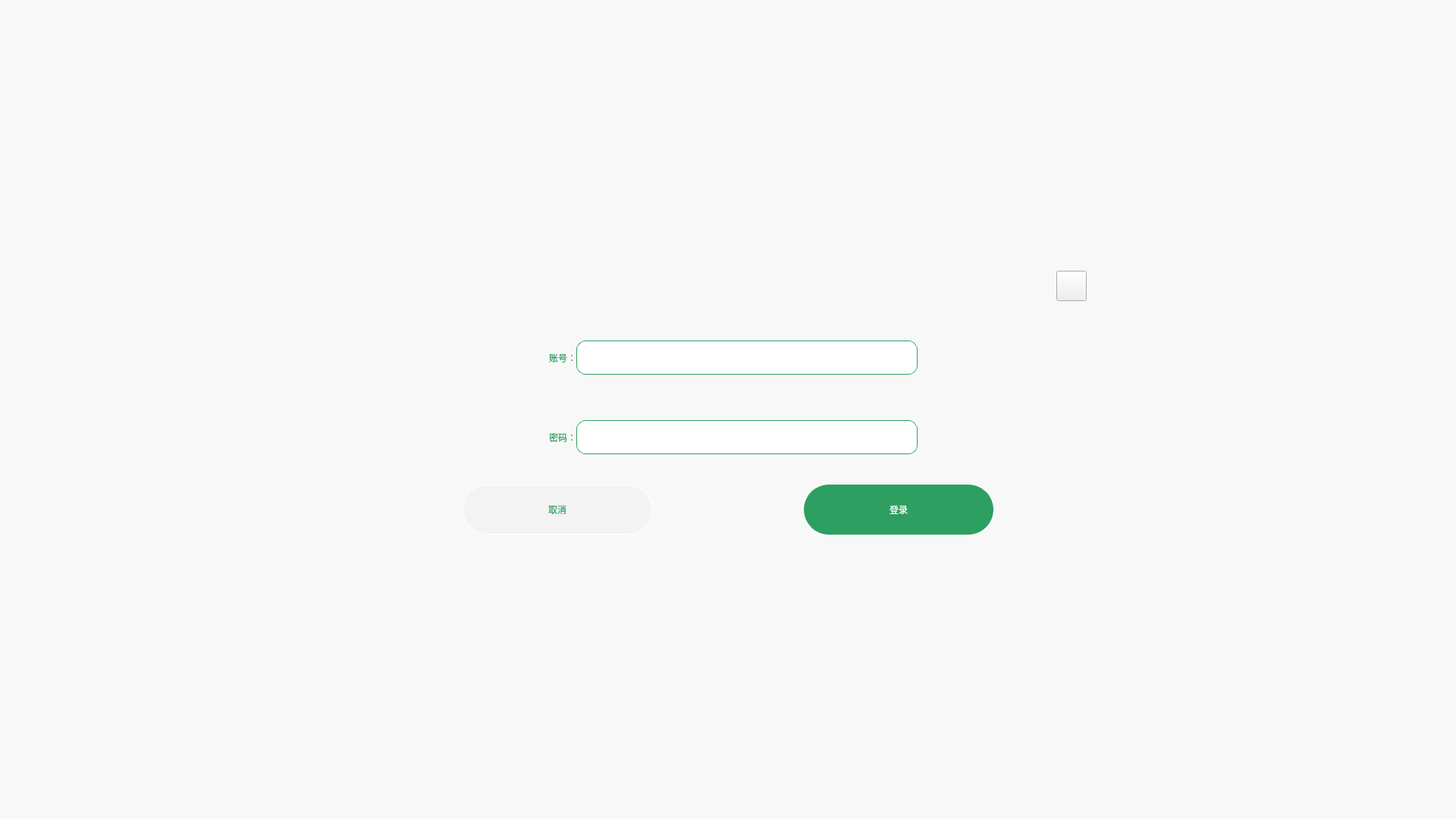
<?xml version="1.0" encoding="UTF-8"?>
<ui version="4.0">
 <class>Form</class>
 <widget class="QWidget" name="Form">
  <property name="geometry">
   <rect>
    <x>0</x>
    <y>0</y>
    <width>1920</width>
    <height>1080</height>
   </rect>
  </property>
  <property name="minimumSize">
   <size>
    <width>1920</width>
    <height>1080</height>
   </size>
  </property>
  <property name="maximumSize">
   <size>
    <width>1920</width>
    <height>1080</height>
   </size>
  </property>
  <property name="windowTitle">
   <string>Form</string>
  </property>
  <layout class="QHBoxLayout" name="horizontalLayout_5">
   <property name="spacing">
    <number>0</number>
   </property>
   <property name="leftMargin">
    <number>0</number>
   </property>
   <property name="topMargin">
    <number>0</number>
   </property>
   <property name="rightMargin">
    <number>0</number>
   </property>
   <property name="bottomMargin">
    <number>0</number>
   </property>
   <item>
    <widget class="QWidget" name="main_widget" native="true">
     <property name="maximumSize">
      <size>
       <width>1920</width>
       <height>1080</height>
      </size>
     </property>
     <property name="styleSheet">
      <string notr="true">QWidget#main_widget{
	background-color: rgba(255, 255, 255, 150);
}
</string>
     </property>
     <layout class="QHBoxLayout" name="horizontalLayout">
      <item>
       <spacer name="horizontalSpacer_3">
        <property name="orientation">
         <enum>Qt::Horizontal</enum>
        </property>
        <property name="sizeHint" stdset="0">
         <size>
          <width>433</width>
          <height>20</height>
         </size>
        </property>
       </spacer>
      </item>
      <item>
       <widget class="QWidget" name="widget_5" native="true">
        <property name="maximumSize">
         <size>
          <width>1920</width>
          <height>1080</height>
         </size>
        </property>
        <layout class="QVBoxLayout" name="verticalLayout_2">
         <item>
          <spacer name="verticalSpacer">
           <property name="orientation">
            <enum>Qt::Vertical</enum>
           </property>
           <property name="sizeHint" stdset="0">
            <size>
             <width>20</width>
             <height>348</height>
            </size>
           </property>
          </spacer>
         </item>
         <item>
          <widget class="QWidget" name="widget" native="true">
           <property name="minimumSize">
            <size>
             <width>1000</width>
             <height>430</height>
            </size>
           </property>
           <property name="maximumSize">
            <size>
             <width>1000</width>
             <height>430</height>
            </size>
           </property>
           <property name="styleSheet">
            <string notr="true">QWidget#widget{
	border-image: url(:/icon/order_dialog_background_2.png);
}</string>
           </property>
           <layout class="QVBoxLayout" name="verticalLayout">
            <property name="spacing">
             <number>0</number>
            </property>
            <property name="leftMargin">
             <number>0</number>
            </property>
            <property name="topMargin">
             <number>0</number>
            </property>
            <property name="rightMargin">
             <number>0</number>
            </property>
            <property name="bottomMargin">
             <number>0</number>
            </property>
            <item>
             <widget class="QWidget" name="widget_2" native="true">
              <layout class="QHBoxLayout" name="horizontalLayout_2">
               <property name="leftMargin">
                <number>0</number>
               </property>
               <property name="topMargin">
                <number>21</number>
               </property>
               <property name="rightMargin">
                <number>27</number>
               </property>
               <property name="bottomMargin">
                <number>0</number>
               </property>
               <item>
                <spacer name="horizontalSpacer">
                 <property name="orientation">
                  <enum>Qt::Horizontal</enum>
                 </property>
                 <property name="sizeHint" stdset="0">
                  <size>
                   <width>690</width>
                   <height>20</height>
                  </size>
                 </property>
                </spacer>
               </item>
               <item>
                <widget class="QPushButton" name="dialog_close_btn">
                 <property name="minimumSize">
                  <size>
                   <width>40</width>
                   <height>40</height>
                  </size>
                 </property>
                 <property name="maximumSize">
                  <size>
                   <width>40</width>
                   <height>40</height>
                  </size>
                 </property>
                 <property name="styleSheet">
                  <string notr="true">border-image:url(:/icon/conduit_dialog_close_btn.png);</string>
                 </property>
                 <property name="text">
                  <string/>
                 </property>
                </widget>
               </item>
              </layout>
             </widget>
            </item>
            <item>
             <widget class="QWidget" name="widget_3" native="true">
              <layout class="QHBoxLayout" name="horizontalLayout_4">
               <property name="spacing">
                <number>0</number>
               </property>
               <property name="leftMargin">
                <number>150</number>
               </property>
               <property name="topMargin">
                <number>40</number>
               </property>
               <property name="rightMargin">
                <number>250</number>
               </property>
               <property name="bottomMargin">
                <number>20</number>
               </property>
               <item>
                <widget class="QLabel" name="label">
                 <property name="minimumSize">
                  <size>
                   <width>150</width>
                   <height>45</height>
                  </size>
                 </property>
                 <property name="maximumSize">
                  <size>
                   <width>150</width>
                   <height>45</height>
                  </size>
                 </property>
                 <property name="styleSheet">
                  <string notr="true">color:rgb(44, 159, 97);</string>
                 </property>
                 <property name="text">
                  <string>账号：</string>
                 </property>
                 <property name="alignment">
                  <set>Qt::AlignRight|Qt::AlignTrailing|Qt::AlignVCenter</set>
                 </property>
                </widget>
               </item>
               <item>
                <widget class="QLineEdit" name="phone_l">
                 <property name="minimumSize">
                  <size>
                   <width>0</width>
                   <height>45</height>
                  </size>
                 </property>
                 <property name="maximumSize">
                  <size>
                   <width>16777215</width>
                   <height>45</height>
                  </size>
                 </property>
                 <property name="styleSheet">
                  <string notr="true">border: 1px solid rgb(44, 159, 97);
border-radius:12px;
color:rgb(44, 159, 97);
padding-left: 12px;</string>
                 </property>
                 <property name="text">
                  <string/>
                 </property>
                 <property name="cursorPosition">
                  <number>0</number>
                 </property>
                </widget>
               </item>
              </layout>
             </widget>
            </item>
            <item>
             <widget class="QWidget" name="widget_6" native="true">
              <layout class="QHBoxLayout" name="horizontalLayout_6">
               <property name="spacing">
                <number>0</number>
               </property>
               <property name="leftMargin">
                <number>150</number>
               </property>
               <property name="topMargin">
                <number>40</number>
               </property>
               <property name="rightMargin">
                <number>250</number>
               </property>
               <property name="bottomMargin">
                <number>40</number>
               </property>
               <item>
                <widget class="QLabel" name="label_2">
                 <property name="minimumSize">
                  <size>
                   <width>150</width>
                   <height>45</height>
                  </size>
                 </property>
                 <property name="maximumSize">
                  <size>
                   <width>150</width>
                   <height>45</height>
                  </size>
                 </property>
                 <property name="styleSheet">
                  <string notr="true">color:rgb(44, 159, 97);</string>
                 </property>
                 <property name="text">
                  <string>密码：</string>
                 </property>
                 <property name="alignment">
                  <set>Qt::AlignRight|Qt::AlignTrailing|Qt::AlignVCenter</set>
                 </property>
                </widget>
               </item>
               <item>
                <widget class="QWidget" name="widget_7" native="true">
                 <property name="styleSheet">
                  <string notr="true">QWidget#widget_7{
	border: 1px solid rgb(44, 159, 97);
	background-color:white;
	border-radius:12px;
	color:rgb(44, 159, 97);

}</string>
                 </property>
                 <layout class="QHBoxLayout" name="horizontalLayout_7">
                  <property name="spacing">
                   <number>0</number>
                  </property>
                  <property name="leftMargin">
                   <number>0</number>
                  </property>
                  <property name="topMargin">
                   <number>0</number>
                  </property>
                  <property name="rightMargin">
                   <number>19</number>
                  </property>
                  <property name="bottomMargin">
                   <number>0</number>
                  </property>
                  <item>
                   <widget class="QLineEdit" name="password_l">
                    <property name="minimumSize">
                     <size>
                      <width>0</width>
                      <height>45</height>
                     </size>
                    </property>
                    <property name="maximumSize">
                     <size>
                      <width>16777215</width>
                      <height>45</height>
                     </size>
                    </property>
                    <property name="styleSheet">
                     <string notr="true">border: 1px solid transparent;
background-color:transparent;
color:rgb(44, 159, 97);
padding-left: 12px;	</string>
                    </property>
                    <property name="text">
                     <string/>
                    </property>
                    <property name="echoMode">
                     <enum>QLineEdit::Password</enum>
                    </property>
                    <property name="cursorPosition">
                     <number>0</number>
                    </property>
                   </widget>
                  </item>
                  <item>
                   <widget class="QLabel" name="hidden_password">
                    <property name="minimumSize">
                     <size>
                      <width>28</width>
                      <height>28</height>
                     </size>
                    </property>
                    <property name="maximumSize">
                     <size>
                      <width>28</width>
                      <height>28</height>
                     </size>
                    </property>
                    <property name="styleSheet">
                     <string notr="true">border-image:url(:/icon/icon_hidden_password.png);</string>
                    </property>
                    <property name="text">
                     <string/>
                    </property>
                   </widget>
                  </item>
                 </layout>
                </widget>
               </item>
              </layout>
             </widget>
            </item>
            <item>
             <widget class="QWidget" name="widget_4" native="true">
              <layout class="QHBoxLayout" name="horizontalLayout_3">
               <property name="spacing">
                <number>0</number>
               </property>
               <property name="leftMargin">
                <number>150</number>
               </property>
               <property name="topMargin">
                <number>0</number>
               </property>
               <property name="rightMargin">
                <number>150</number>
               </property>
               <property name="bottomMargin">
                <number>50</number>
               </property>
               <item>
                <widget class="QPushButton" name="cancel_btn">
                 <property name="minimumSize">
                  <size>
                   <width>250</width>
                   <height>66</height>
                  </size>
                 </property>
                 <property name="maximumSize">
                  <size>
                   <width>250</width>
                   <height>66</height>
                  </size>
                 </property>
                 <property name="styleSheet">
                  <string notr="true">QPushButton#cancel_btn{
	background-color:rgb(243, 243, 243);
	border: 1px solid white;
	border-radius:33px;
	color:rgb(44, 159, 97);
}
QPushButton#cancel_btn:pressed{
	background-color:red;
	border: 1px solid rgb(44, 159, 97);
	border-radius:33px;
	color:white;
}</string>
                 </property>
                 <property name="text">
                  <string>取消</string>
                 </property>
                </widget>
               </item>
               <item>
                <spacer name="horizontalSpacer_2">
                 <property name="orientation">
                  <enum>Qt::Horizontal</enum>
                 </property>
                 <property name="sizeHint" stdset="0">
                  <size>
                   <width>55</width>
                   <height>20</height>
                  </size>
                 </property>
                </spacer>
               </item>
               <item>
                <widget class="QPushButton" name="login_btn">
                 <property name="minimumSize">
                  <size>
                   <width>250</width>
                   <height>66</height>
                  </size>
                 </property>
                 <property name="maximumSize">
                  <size>
                   <width>250</width>
                   <height>66</height>
                  </size>
                 </property>
                 <property name="styleSheet">
                  <string notr="true">QPushButton#login_btn{
	background-color:rgb(44, 159, 97);
	border: 1px solid rgb(44, 159, 97);
	border-radius:33px;
	color:white;
}
QPushButton#login_btn:pressed{
	background-color:white;
	border: 1px solid white;
	border-radius:33px;
	color:rgb(44, 159, 97);
}</string>
                 </property>
                 <property name="text">
                  <string>登录</string>
                 </property>
                </widget>
               </item>
              </layout>
             </widget>
            </item>
           </layout>
          </widget>
         </item>
         <item>
          <spacer name="verticalSpacer_2">
           <property name="orientation">
            <enum>Qt::Vertical</enum>
           </property>
           <property name="sizeHint" stdset="0">
            <size>
             <width>20</width>
             <height>348</height>
            </size>
           </property>
          </spacer>
         </item>
        </layout>
       </widget>
      </item>
      <item>
       <spacer name="horizontalSpacer_4">
        <property name="orientation">
         <enum>Qt::Horizontal</enum>
        </property>
        <property name="sizeHint" stdset="0">
         <size>
          <width>433</width>
          <height>20</height>
         </size>
        </property>
       </spacer>
      </item>
     </layout>
    </widget>
   </item>
  </layout>
 </widget>
 <resources>
  <include location="../drawable/drawable.qrc"/>
 </resources>
 <connections/>
</ui>
